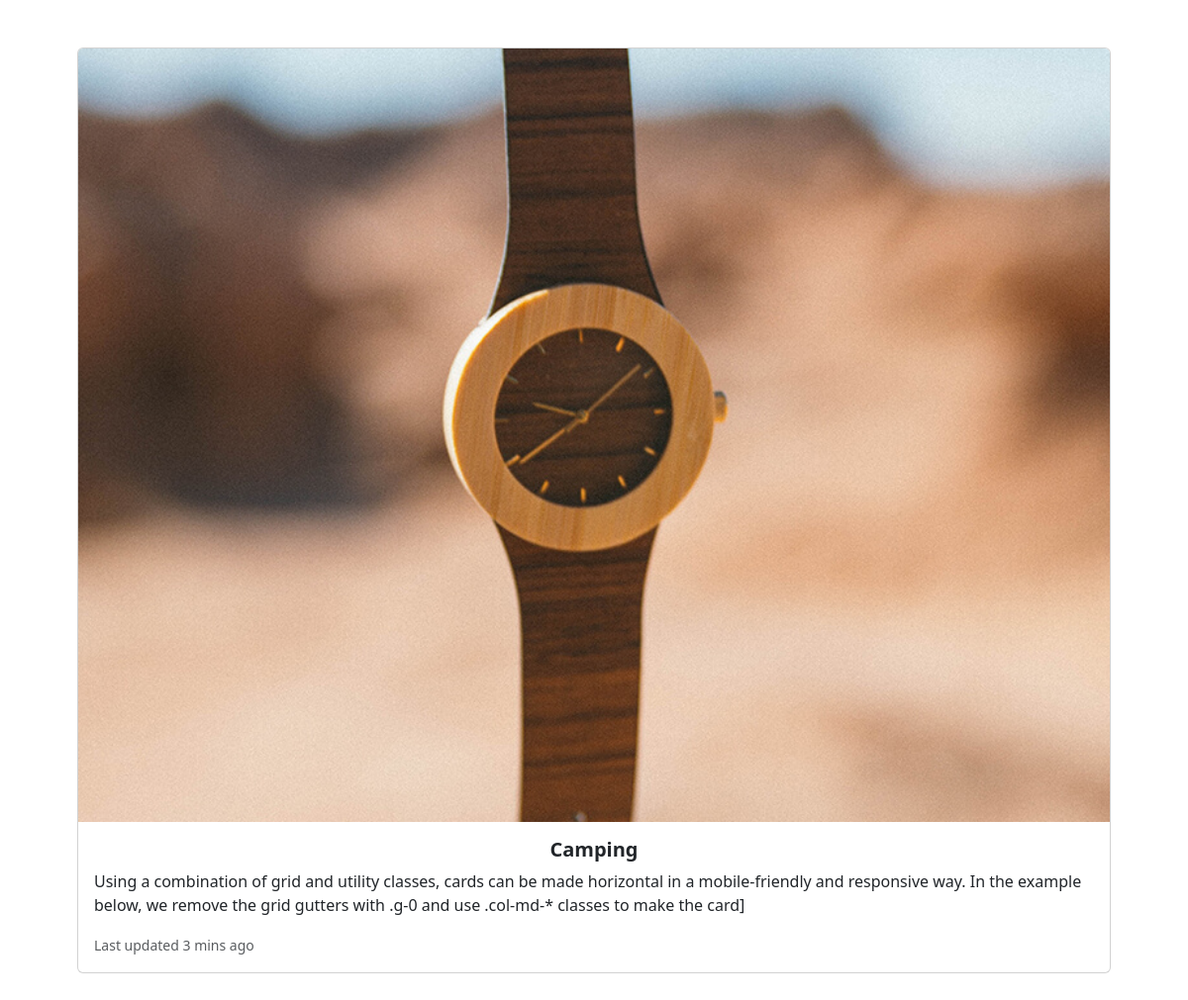
Screenshot of /Assets/new.php?id=5 with the database file from the repository.
### tables this page shows
CREATE TABLE `contents` (
  `tittle` varchar(50) NOT NULL,
  `description` varchar(255) NOT NULL,
  `image` varchar(100) NOT NULL,
  `id` int(255) NOT NULL
);

### Assets/new.php (the view, shortened to what this page needs)
<!DOCTYPE html>
<html lang="en">
<head>
    <link rel="stylesheet" href="./css/bootstrap.css">
</head>
<body>
    <div class="container p-5">
        <?php
        include('connection.php');
        $id = $_GET['id'];
        $sql = "SELECT * FROM `contents` WHERE  `id` = '$id' ";
        $query = mysqli_query($conn, $sql);
        $row = mysqli_fetch_assoc($query);
        ?>
        <div class="card mb-3">
            <img src=img/<?php echo $row['image']; ?> class="card-img-top" alt="...">
            <div class="card-body">
                <h5 class="card-title text-center fw-bold"><?php echo $row['tittle']; ?></h5>
                <p class="card-text"><?php echo $row['description']; ?></p>
                <p class="card-text"><small class="text-muted">Last updated 3 mins ago</small></p>
            </div>
        </div>
    </div>

### rows the page displays
contents: image (picture), tittle "Camping", description "Using a combination of grid and utility classes, cards can be made horizontal in a mobile-friendly and responsive way. In the example below, we remove the grid gutters with .g-0 and use .col-md-* classes to make the card]"
